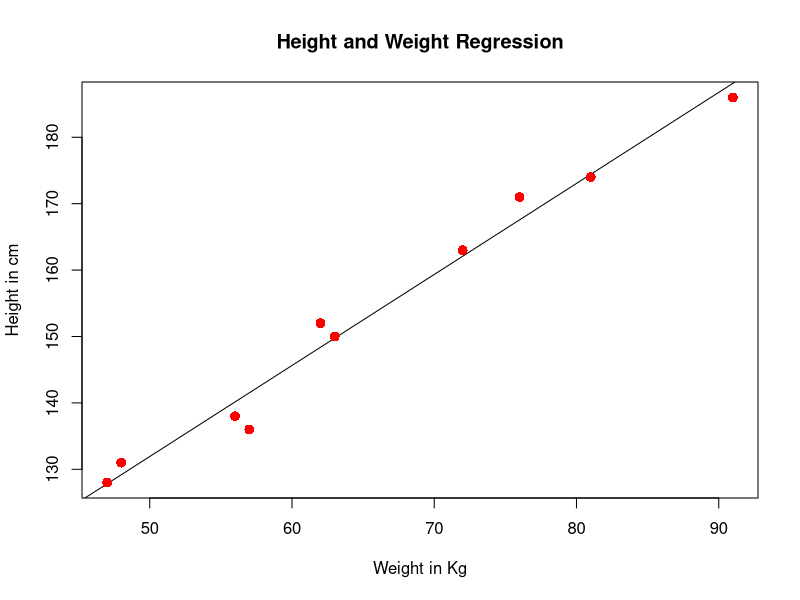

Reproduce this figure in R.
x <-c(150,174, 138, 186, 128, 136, 171, 163, 152, 131)
y<-c(63, 81, 56, 91, 47, 57, 76, 72, 62, 48)
relation <-lm(y~x)
print(summary(relation))
a <-data.frame(x=170)
result <- predict(relation,a)
print(result)
png(file = "linear_regression.png")  
plot(y,x,col = "red",main = "Height and Weight Regression",abline(lm(x~y)),cex = 1.3,pch = 16,xlab = "Weight in Kg",ylab = "Height in cm")  
dev.off()  